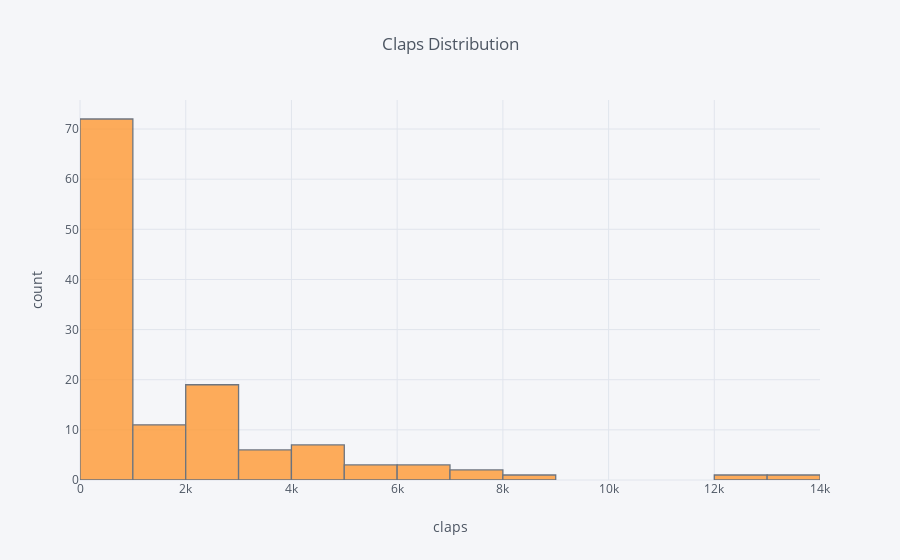

Source (notebook cell):
### Code cell
# Histogram
df['claps'].iplot(kind='hist', xTitle='claps',
                  yTitle='count', title='Claps Distribution', )

### Figure 1 — Plotly figure (JSON) as saved in the notebook; plotly's stock layout.template omitted (floating-point values rounded to 4 significant figures)
{"data": [{"histfunc": "count", "histnorm": "", "marker": {"color": "rgba(255, 153, 51, 1.0)", "line": {"color": "#4D5663", "width": 1.3}}, "name": "claps", "opacity": 0.8, "orientation": "v", "type": "histogram", "uid": "284be900-f6e3-4629-b983-73a4dc2d0706", "x": [2, 18, 50, 0, 0, 0, 73, 234, 2, 0, 682, 58, 5, 7, 87, 23, 4, 113, 8, 17, 8, 4800, 2700, 72, 123, 857, 186, 11, 119, 2000, 4100, 59, 2700, 77, 14, 7000, 1200, 275, 1600, 1600, 1000, 4300, 4980, 12900, 223, 4900, 101, 5900, 548, 895, 6700, 6500, 2700, 1100, 2900, 2600, 2800, 5300, 1300, 1000, 7900, 364, 13500, 4100, 2200, 3900, 6300, 8200, 1300, 5400, 2300, 2700, 2100, 707, 650, 2700, 4100, 822, 830, 3700, 653, 657, 1100, 2800, 3100, 792, 222, 3300, 315, 2500, 976, 2000, 1000, 3200, 650, 2300, 809, 745, 587, 818, 2200, 1300, 630, 2600, 2000, 3600, 440, 728, 893, 205, 528, 121, 361, 31, 0, 24, 0, 5, 6, 0, 424, 442, 410, 319, 304, 65]}], "layout": {"barmode": "overlay", "legend": {"bgcolor": "#F5F6F9", "font": {"color": "#4D5663"}}, "paper_bgcolor": "#F5F6F9", "plot_bgcolor": "#F5F6F9", "title": {"font": {"color": "#4D5663"}, "text": "Claps Distribution"}, "xaxis": {"gridcolor": "#E1E5ED", "showgrid": true, "tickfont": {"color": "#4D5663"}, "title": {"font": {"color": "#4D5663"}, "text": "claps"}, "zerolinecolor": "#E1E5ED"}, "yaxis": {"gridcolor": "#E1E5ED", "showgrid": true, "tickfont": {"color": "#4D5663"}, "title": {"font": {"color": "#4D5663"}, "text": "count"}, "zerolinecolor": "#E1E5ED"}}}
